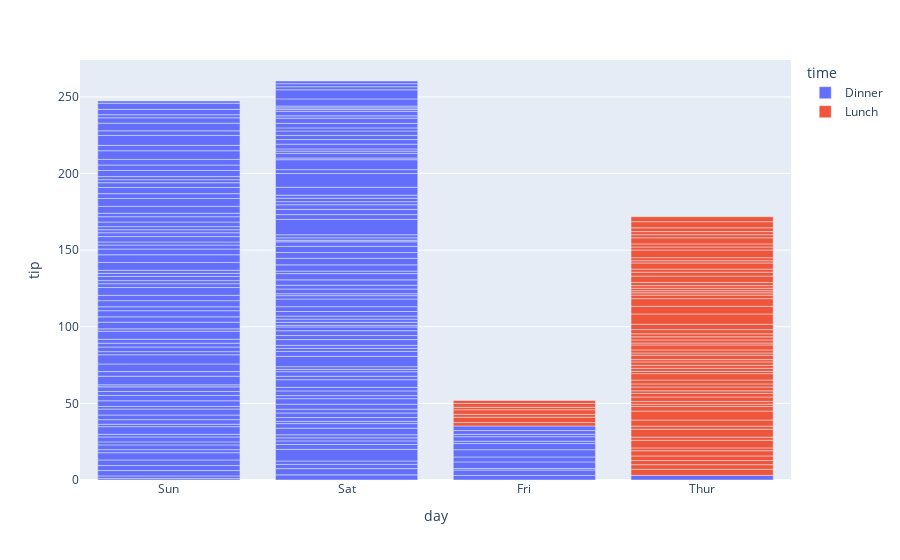

The notebook cell this image was saved under:
### Markdown cell above
# Button Eklemek

### Code cell
fig = px.bar(data_frame=df, x='day', y='tip', color='time')
fig.show()

### Figure 1 — Plotly figure (JSON) as saved in the notebook; plotly's stock layout.template omitted (floating-point values rounded to 4 significant figures; data arrays with more than 128 entries replaced by an {"elided": "..."} marker saying what was removed)
{"data": [{"alignmentgroup": "True", "hovertemplate": "time=Dinner<br>day=%{x}<br>tip=%{y}<extra></extra>", "legendgroup": "Dinner", "marker": {"color": "#636efa"}, "name": "Dinner", "offsetgroup": "Dinner", "orientation": "v", "showlegend": true, "textposition": "auto", "type": "bar", "x": {"elided": "176 str values"}, "xaxis": "x", "y": {"elided": "176 float values"}, "yaxis": "y"}, {"alignmentgroup": "True", "hovertemplate": "time=Lunch<br>day=%{x}<br>tip=%{y}<extra></extra>", "legendgroup": "Lunch", "marker": {"color": "#EF553B"}, "name": "Lunch", "offsetgroup": "Lunch", "orientation": "v", "showlegend": true, "textposition": "auto", "type": "bar", "x": ["Thur", "Thur", "Thur", "Thur", "Thur", "Thur", "Thur", "Thur", "Thur", "Thur", "Thur", "Thur", "Thur", "Thur", "Thur", "Thur", "Thur", "Thur", "Thur", "Thur", "Thur", "Thur", "Thur", "Thur", "Thur", "Thur", "Thur", "Thur", "Thur", "Thur", "Thur", "Thur", "Thur", "Thur", "Thur", "Thur", "Thur", "Thur", "Thur", "Thur", "Thur", "Thur", "Thur", "Thur", "Thur", "Thur", "Thur", "Thur", "Thur", "Thur", "Thur", "Thur", "Thur", "Thur", "Thur", "Thur", "Thur", "Thur", "Thur", "Thur", "Thur", "Fri", "Fri", "Fri", "Fri", "Fri", "Fri", "Fri"], "xaxis": "x", "y": [4, 3, 2.71, 3, 3.4, 1.83, 5, 2.03, 5.17, 2, 4, 5.85, 3, 1.5, 1.8, 2.92, 2.31, 1.68, 2.5, 2, 2.52, 4.2, 1.48, 2, 2, 2.18, 1.5, 2.83, 1.5, 2, 3.25, 1.25, 2, 2, 2, 2.75, 3.5, 6.7, 5, 5, 2.3, 1.5, 1.36, 1.63, 1.73, 2, 4.19, 2.56, 2.02, 4, 1.44, 2, 5, 2, 2, 4, 2.01, 2, 2.5, 4, 3.23, 2.2, 3.48, 1.92, 3, 1.58, 2.5, 2], "yaxis": "y"}], "layout": {"barmode": "relative", "legend": {"title": {"text": "time"}, "tracegroupgap": 0}, "margin": {"t": 60}, "xaxis": {"anchor": "y", "domain": [0, 1], "title": {"text": "day"}}, "yaxis": {"anchor": "x", "domain": [0, 1], "title": {"text": "tip"}}}}
